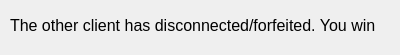
<?xml version="1.0" encoding="UTF-8"?>
<ui version="4.0">
 <class>DialogDisconnected</class>
 <widget class="QDialog" name="DialogDisconnected">
  <property name="geometry">
   <rect>
    <x>0</x>
    <y>0</y>
    <width>400</width>
    <height>55</height>
   </rect>
  </property>
  <property name="windowTitle">
   <string>Dialog</string>
  </property>
  <widget class="QLabel" name="label">
   <property name="geometry">
    <rect>
     <x>10</x>
     <y>10</y>
     <width>381</width>
     <height>31</height>
    </rect>
   </property>
   <property name="font">
    <font>
     <pointsize>12</pointsize>
    </font>
   </property>
   <property name="text">
    <string>The other client has disconnected/forfeited. You win</string>
   </property>
  </widget>
 </widget>
 <resources/>
 <connections/>
</ui>
